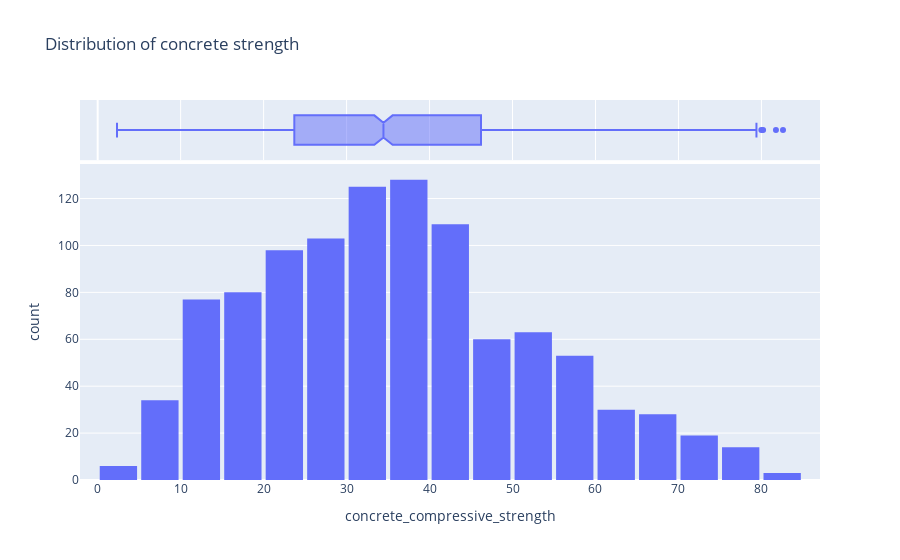

The cell this chart's notebook holds for it:
### Code cell
fig = px.histogram(df, x='concrete_compressive_strength',marginal='box',nbins=21,title='Distribution of concrete strength')
fig.update_layout(bargap=0.1)
fig.show()

### Figure 1 — Plotly figure (JSON) as saved in the notebook; plotly's stock layout.template omitted (floating-point values rounded to 4 significant figures; data arrays with more than 128 entries replaced by an {"elided": "..."} marker saying what was removed)
{"data": [{"alignmentgroup": "True", "bingroup": "x", "hovertemplate": "concrete_compressive_strength=%{x}<br>count=%{y}<extra></extra>", "legendgroup": "", "marker": {"color": "#636efa", "pattern": {"shape": ""}}, "name": "", "nbinsx": 21, "offsetgroup": "", "orientation": "v", "showlegend": false, "type": "histogram", "x": {"elided": "1030 float values"}, "xaxis": "x", "yaxis": "y"}, {"alignmentgroup": "True", "hovertemplate": "concrete_compressive_strength=%{x}<extra></extra>", "legendgroup": "", "marker": {"color": "#636efa"}, "name": "", "notched": true, "offsetgroup": "", "showlegend": false, "type": "box", "x": {"elided": "1030 float values"}, "xaxis": "x2", "yaxis": "y2"}], "layout": {"bargap": 0.1, "barmode": "relative", "legend": {"tracegroupgap": 0}, "title": {"text": "Distribution of concrete strength"}, "xaxis": {"anchor": "y", "domain": [0, 1], "title": {"text": "concrete_compressive_strength"}}, "xaxis2": {"anchor": "y2", "domain": [0, 1], "matches": "x", "showgrid": true, "showticklabels": false}, "yaxis": {"anchor": "x", "domain": [0, 0.8316], "title": {"text": "count"}}, "yaxis2": {"anchor": "x2", "domain": [0.8416, 1], "matches": "y2", "showgrid": false, "showline": false, "showticklabels": false, "ticks": ""}}}
